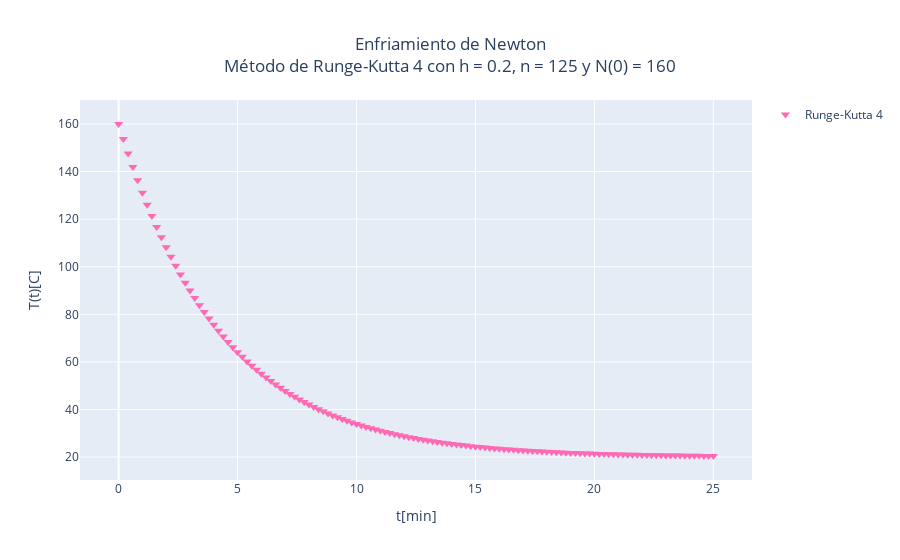

The notebook cell saved with this chart:
### Markdown cell above
## Runge-Kutta de orden 4

### Code cell
def metodo_RK_4(f, t_0, y_0, h, n_pasos):
    valores_y_RK_4 = [y_0] # Lista de valores de y
    valores_t = [t_0] # Vector de tiempo

    # Iterar sobre el número de pasos y aplicar el método de Runge-Kutta 4
    for i in range(n_pasos):
        valores_t.append(valores_t[i] + h) # ¡¡¡NO MODIFICAR!!!
        k1 = h * f(valores_y_RK_4[i]) # ¡¡¡NO MODIFICAR!!!
        k2 = h * f(valores_y_RK_4[i] + k1/2) # ¡¡¡NO MODIFICAR!!!
        k3 = h * f(valores_y_RK_4[i] + k2/2) # ¡¡¡NO MODIFICAR!!!
        k4 = h * f(valores_y_RK_4[i] + k3) # ¡¡¡NO MODIFICAR!!!
        y_nueva = valores_y_RK_4[i] + 1/6 * (k1 + 2*k2 + 2*k3 + k4) # ¡¡¡NO MODIFICAR!!!
        valores_y_RK_4.append(y_nueva) # ¡¡¡NO MODIFICAR!!!

    # Graficar
    titulo = f'Enfriamiento de Newton<br>Método de Runge-Kutta 4 con h = {round(h,3)}, n = {n_pasos} y N(0) = {round(y_0,3)}' # ¡¡¡NO MODIFICAR!!!
    eje_x = 't[min]' # Nombre del eje x
    eje_y = 'T(t)[C]' # Nombre del eje y

    fig = go.Figure() # ¡¡¡NO MODIFICAR!!!
    fig.update_layout(title=titulo, title_x=0.5, xaxis_title=eje_x, yaxis_title=eje_y) # ¡¡¡NO MODIFICAR!!!
    plot_RK_4 = go.Scatter(x=valores_t, y=valores_y_RK_4, mode='markers', marker=dict(size=8, symbol='triangle-down'), name='Runge-Kutta 4', marker_color='hotpink', showlegend=True) # ¡¡¡NO MODIFICAR!!!
    fig.add_trace(plot_RK_4) # ¡¡¡NO MODIFICAR!!!
    fig.show() # ¡¡¡NO MODIFICAR!!!
    return plot_RK_4 # ¡¡¡NO MODIFICAR!!!

plot_RK_4 = metodo_RK_4(f_real, t_0, y_0, h, n_pasos) # Graficar método de Runge-Kutta 4

### Figure 1 — Plotly figure (JSON) as saved in the notebook; plotly's stock layout.template omitted (floating-point values rounded to 4 significant figures)
{"data": [{"marker": {"color": "hotpink", "size": 8, "symbol": "triangle-down"}, "mode": "markers", "name": "Runge-Kutta 4", "showlegend": true, "type": "scatter", "x": [0, 0.2, 0.4, 0.6, 0.8, 1, 1.2, 1.4, 1.6, 1.8, 2.0, 2.2, 2.4, 2.6, 2.8, 3.0, 3.2, 3.4, 3.6, 3.8, 4.0, 4.2, 4.4, 4.6, 4.8, 5.0, 5.2, 5.4, 5.6, 5.8, 6.0, 6.2, 6.4, 6.6, 6.8, 7.0, 7.2, 7.4, 7.6, 7.8, 8.0, 8.2, 8.4, 8.6, 8.8, 9, 9.2, 9.4, 9.6, 9.8, 10.0, 10.2, 10.4, 10.6, 10.8, 11.0, 11.2, 11.4, 11.6, 11.8, 12.0, 12.2, 12.4, 12.6, 12.8, 13.0, 13.2, 13.4, 13.6, 13.8, 14.0, 14.2, 14.4, 14.6, 14.8, 15.0, 15.2, 15.4, 15.6, 15.8, 16.0, 16.2, 16.4, 16.6, 16.8, 17.0, 17.2, 17.4, 17.6, 17.8, 18.0, 18.2, 18.4, 18.6, 18.8, 19.0, 19.2, 19.4, 19.6, 19.8, 20.0, 20.2, 20.4, 20.6, 20.8, 21.0, 21.2, 21.4, 21.6, 21.8, 22.0, 22.2, 22.4, 22.6, 22.8, 23.0, 23.2, 23.4, 23.6, 23.8, 24.0, 24.2, 24.4, 24.6, 24.8, 25.0], "y": [160, 153.7, 147.6, 141.9, 136.4, 131.1, 126.1, 121.3, 116.7, 112.4, 108.2, 104.2, 100.4, 96.78, 93.31, 90.0, 86.84, 83.82, 80.94, 78.19, 75.56, 73.05, 70.65, 68.37, 66.18, 64.1, 62.11, 60.2, 58.39, 56.66, 55.0, 53.42, 51.91, 50.47, 49.09, 47.78, 46.52, 45.33, 44.18, 43.09, 42.05, 41.05, 40.1, 39.19, 38.33, 37.5, 36.71, 35.96, 35.23, 34.55, 33.89, 33.26, 32.66, 32.09, 31.55, 31.02, 30.53, 30.05, 29.6, 29.16, 28.75, 28.35, 27.98, 27.62, 27.27, 26.94, 26.63, 26.33, 26.05, 25.77, 25.51, 25.26, 25.03, 24.8, 24.58, 24.37, 24.18, 23.99, 23.81, 23.64, 23.47, 23.32, 23.17, 23.02, 22.89, 22.76, 22.63, 22.51, 22.4, 22.29, 22.19, 22.09, 21.99, 21.9, 21.82, 21.74, 21.66, 21.58, 21.51, 21.44, 21.38, 21.32, 21.26, 21.2, 21.15, 21.09, 21.04, 21.0, 20.95, 20.91, 20.87, 20.83, 20.79, 20.76, 20.72, 20.69, 20.66, 20.63, 20.6, 20.57, 20.55, 20.52, 20.5, 20.48, 20.45, 20.43]}], "layout": {"title": {"text": "Enfriamiento de Newton<br>Método de Runge-Kutta 4 con h = 0.2, n = 125 y N(0) = 160", "x": 0.5}, "xaxis": {"title": {"text": "t[min]"}}, "yaxis": {"title": {"text": "T(t)[C]"}}}}
